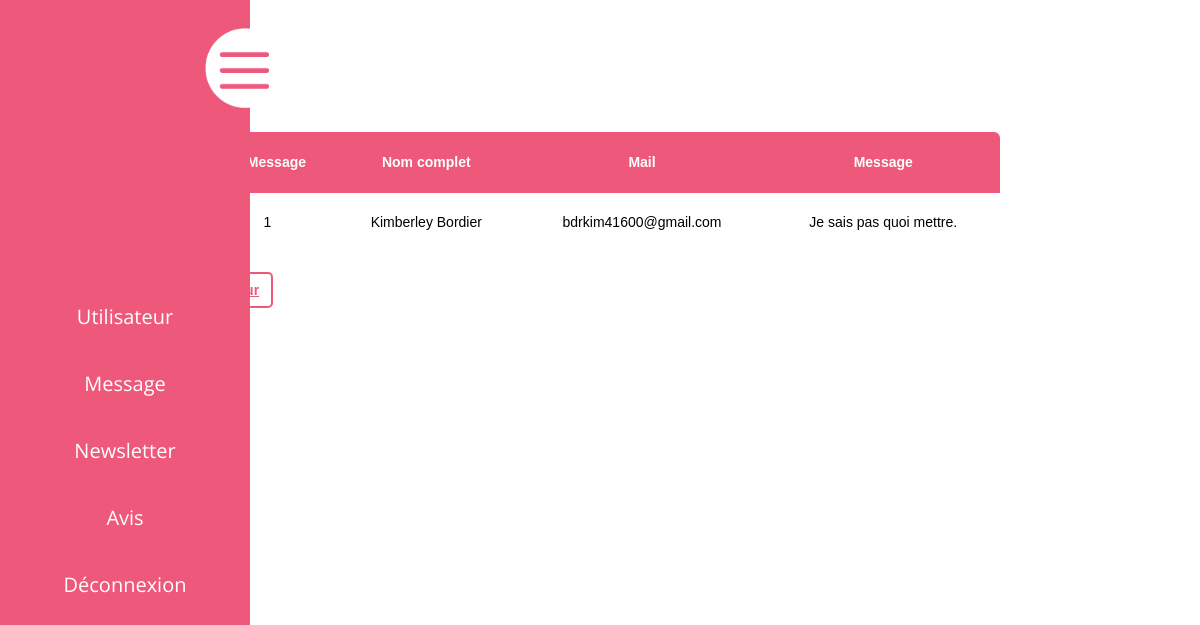
/admin/consult.php?consult=Message&consultidMess=1 (signed in), run on the app's committed database.
### tables this page shows
CREATE TABLE jd_message (
    m_id INT NOT NULL AUTO_INCREMENT,
    m_nom VARCHAR(55) NOT NULL,
    m_mail VARCHAR(100) NOT NULL,
    m_message VARCHAR(255) NOT NULL,
    PRIMARY KEY (m_id)
);

### include/modele.php (called while the page is built, shortened)
<?php
function executeRequete($cnx, $sql, $parametre = NULL){
    if ($parametre == NULL) {
        $resultat = $cnx->query($sql);
    } else {
        $resultat = $cnx->prepare($sql);
        $resultat->execute($parametre);
    }
    return $resultat;
}

### admin/consult.php (the view, shortened to what this page needs)
<?php
include 'navAdmin.php';
?>
<main>
    <section class="consultBD">
        <?php
        switch ($_GET['consult']) {
            case "Message":
                if (!empty($_GET["consultidMess"])) {
                    $id = (int)$_GET["consultidMess"];
                    $sql = "SELECT * FROM jd_message WHERE m_id = ?";
                    $resultRequete = executeRequete($cnx, $sql, array($id));
                } else {
                    header("Location: userAdmin.php?table=User");
                }
                echo '<table>
                <tr>
                    <th>ID Message</th>
                    <th>Nom complet</th>
                    <th>Mail</th>
                    <th>Message</th>
                </tr>';
                while ($row = $resultRequete->fetch(PDO::FETCH_ASSOC)) {
                    echo '<tr>
                        <td>' . $row['m_id'] . '</td>
                        <td>' . $row['m_nom'] . '</td>
                        <td>' . $row['m_mail'] . '</td>
                        <td>' . $row['m_message'] . '</td>
                    </tr>';
                }
                echo '</table>
                <a class="index" href="userAdmin.php?table=Message">Retour</a>';
                break;
        }
        ?>
    </section>
</main>
<?php
include 'footerAdmin.php';
?>

### admin/css/navAdmin.css (style rules this page uses)
* { margin: 0; padding: 0; }

### admin/css/tableAdmin.css (style rules this page uses)
body { font: 400 14px 'Calibri', 'Arial'; }
main { min-height: 50vh; display: flex; flex-direction: column; justify-content: center; align-items: center; z-index: 0; }
main section, .consultBD { max-width: 800px; width: 100%; }
table { border-spacing: 1; border-collapse: collapse; background: white; border-radius: 6px; overflow: hidden; width: 100%; margin: 30px auto; position: relative; }
table * { position: relative; }
table td, table th { padding-left: 8px; }
table tr th { background: #EE587A; color: white; }
table tr { height: 60px; border-bottom: #EE587A 1px solid; }
table tbody tr:last-child { border: 0; }
table td, table th { text-align: center; padding: 10px; }
.form button, .index, .ajout, .submit { padding: 8px 12px; margin: 50px 0 0 0; font-family: 'Montserrat', sans-serif; font-weight: 600; border: 2px solid #EE587A; border-radius: 5px; background: 0; color: #EE587A; cursor: pointer; transition: all .3s; }

### data on the page
jd_message: m_id "1", m_nom "Kimberley Bordier", m_mail "bdrkim41600@gmail.com", m_message "Je sais pas quoi mettre."
